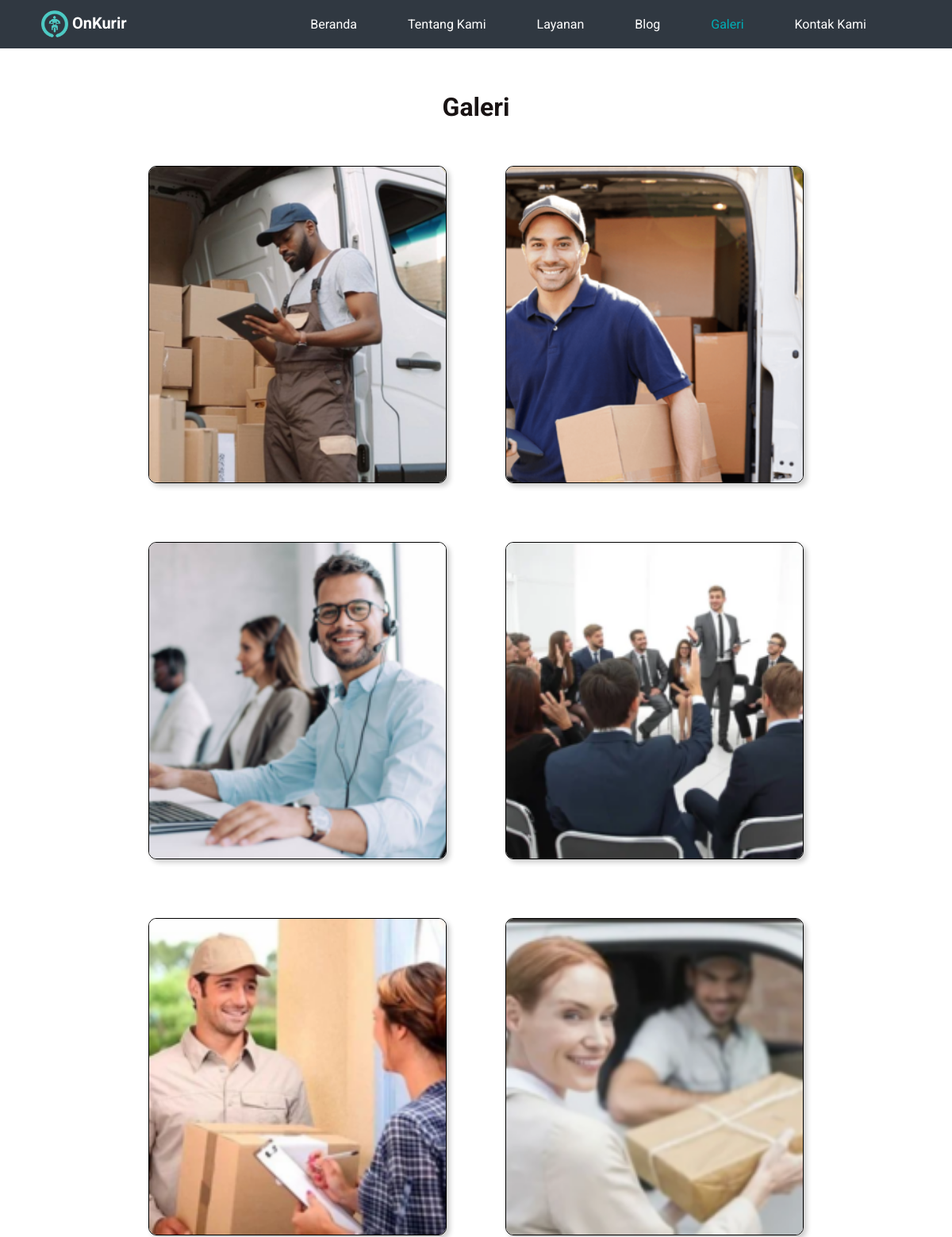
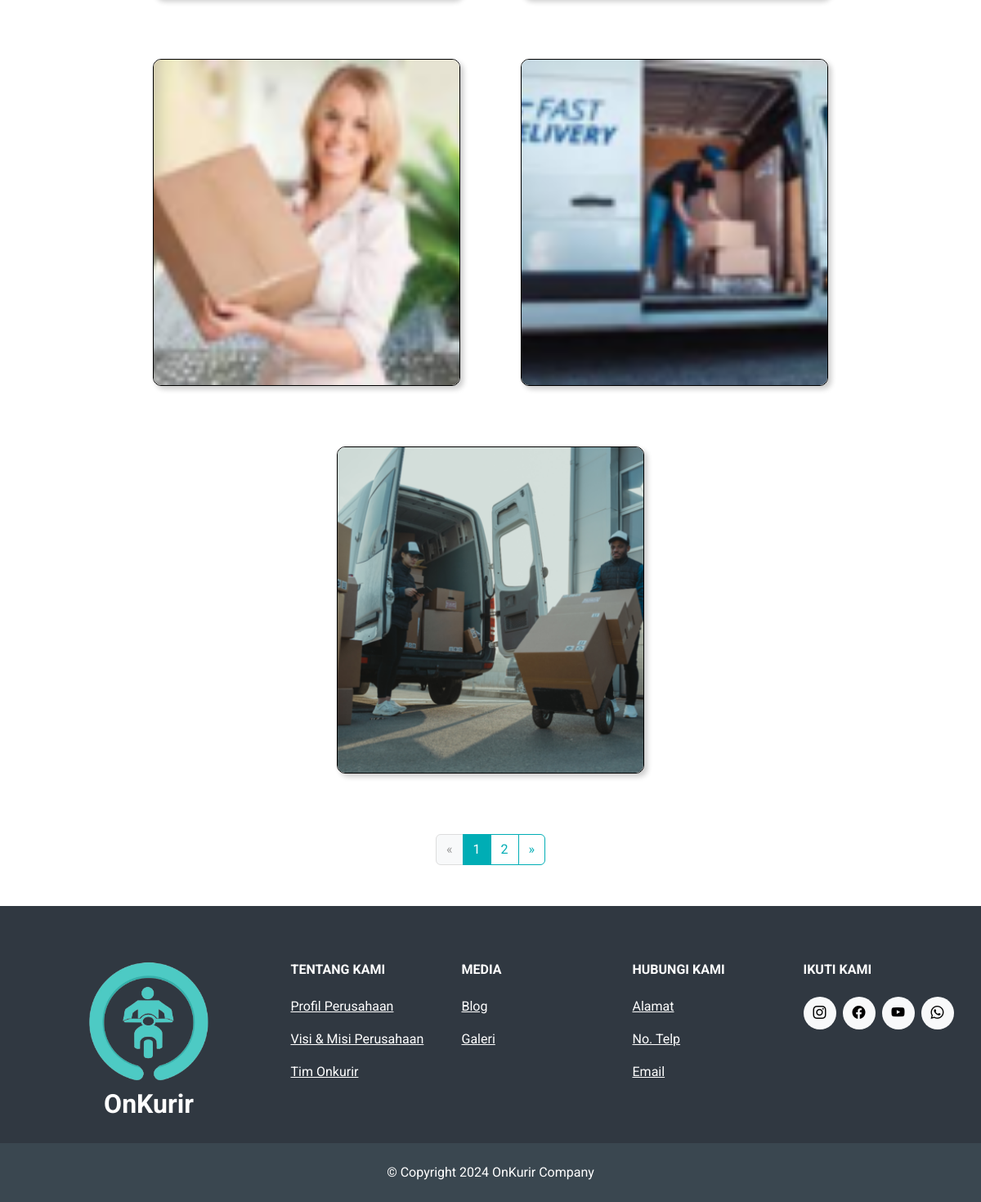
Page /galeri/ on the committed database (2 pictures, top to bottom).
### OnKurir/models.py (models this page shows, shortened)
class Galeri(models.Model):
    title_Galeri = models.CharField(max_length=255)

class IsiGaleri(models.Model):
    galeri = models.ForeignKey(Galeri, related_name='isi_galeri', on_delete=models.CASCADE)
    gambar_galeri = models.ImageField(upload_to='Galeri/')

class TentangKami(models.Model):
    banner_TentangKami = models.ImageField(upload_to='TentangKami/banner/')
    title_TentangKami = models.CharField(max_length=255)
    deskripsi_TentangKami = models.TextField()
    gambar_TentangKami = models.ImageField(upload_to='TentangKami/gambar/')
    title_VisiMisi = models.CharField(max_length=255)
    deskripsi_VisiMisi = models.TextField()
    title_tim = models.CharField(max_length=255)

class FooterMedia(models.Model):
    media_choices = {
        "bi bi-facebook": "FaceBook",
        "bi bi-youtube": "YouTube",
        "bi bi-instagram": "Instagram",
        "bi bi-whatsapp": "Whatsapp",
    }
    media = models.CharField(max_length=255, choices=media_choices, unique=True, default="bi bi-facebook")
    link = models.URLField(max_length=2000)

### OnKurir/views.py (the view)
# urls.py: path('galeri/', views.galeri, name='galeri'),
def galeri(request):
    galeri_data = Galeri.objects.first()  # Ambil data galeri pertama
    if galeri_data is None:
        gambar_list = []
    else:
        gambar_list = galeri_data.isi_galeri.all()  # Ambil semua gambar dalam galeri
    paginator = Paginator(gambar_list, 9)
    page_number = request.GET.get('page')  # Ambil parameter halaman dari URL
    page_obj = paginator.get_page(page_number)
    return render(request, 'galeri.html', {'galeri': galeri_data, 'page_obj': page_obj})

### OnKurir/context_processors.py (called while the page is built)
def social_media_links(request):
    return {
        'medias': FooterMedia.objects.all(),
        'footer_TitleTentangKami': TentangKami.objects.first(),
        'footer_TitleVisiMisi': TentangKami.objects.first(),
        'footer_Tim': TentangKami.objects.first(),
        'footer_Galeri': Galeri.objects.first(),
    }

### OnKurir/templates/galeri.html (shortened to what this page needs)
{% extends 'layout.html' %}
{% block content %}
{% load static %}
<div class="d-flex flex-column justify-content-center align-items-center">
    <p id="title-galeri" style="color: rgb(25, 19, 19); font-size: 32px; font-weight: bold; margin-top: 50px; margin-bottom: 50px;">
        {{ galeri.title_Galeri|default:"Belum ada teks untuk judul" }}
    </p>
</div>
{% if page_obj.object_list.exists %}
  <div class="container-fluid" style="width: 100%">
    <div class="row row-cols-1 row-cols-md-2 row-cols-lg-3 justify-content-center" style="display: flex; flex-wrap: wrap; gap: 50px;">
      {% for gambar in page_obj %}
      <div class="col mb-4" style="position: relative; width: 400px; height: 400px;">
        <img
          src="{% if gambar.gambar_galeri %}{{ gambar.gambar_galeri.url }}{% else %}{% static 'images/default.png' %}{% endif %}"
          alt="Galeri Image"
          style="width: 100%; height: 100%; object-fit: cover; border-radius: 10px; border: 1.5px solid #000000; box-shadow: 4px 4px 6px rgba(0, 0, 0, 0.2);"
        />
      </div>
      {% endfor %}
    </div>
  </div>
  <nav aria-label="Page navigation example" style="margin-top: 50px; margin-bottom: 50px;">
    <ul class="pagination justify-content-center custom-pagination">
      {% if page_obj.has_previous %}
        <li class="page-item">
          <a class="page-link" href="?page={{ page_obj.previous_page_number }}" aria-label="Previous">
            <span aria-hidden="true">&laquo;</span>
          </a>
        </li>
      {% else %}
        <li class="page-item disabled">
          <a class="page-link"><span aria-hidden="true">&laquo;</span></a>
        </li>
      {% endif %}
      {% for num in page_obj.paginator.page_range %}
        <li class="page-item {% if page_obj.number == num %}active{% endif %}">
          <a class="page-link" href="?page={{ num }}">{{ num }}</a>
        </li>
      {% endfor %}
      {% if page_obj.has_next %}
        <li class="page-item">
          <a class="page-link" href="?page={{ page_obj.next_page_number }}" aria-label="Next">
            <span aria-hidden="true">&raquo;</span>
          </a>
        </li>
      {% else %}
        <li class="page-item disabled">
          <a class="page-link"><span aria-hidden="true">&raquo;</span></a>
        </li>
      {% endif %}
    </ul>
  </nav>
{% else %}
  <p style="font-size: 18px; color: #999999; text-align: center; margin-top: 20px; margin-bottom: 300px;">
    Belum ada gambar di galeri.
  </p>
{% endif %}
{% endblock %}

### OnKurir/templates/layout.html (shortened to what this page needs)
<!DOCTYPE html>
<html lang="en">
<head>
    <link href="https://cdnjs.cloudflare.com/ajax/libs/font-awesome/6.0.0-beta3/css/all.min.css" rel="stylesheet">
    <link href="https://cdn.jsdelivr.net/npm/bootstrap-icons/font/bootstrap-icons.css" rel="stylesheet">
    {% load django_bootstrap5 %}
    {% bootstrap_css %}
    {% load static %}
</head>
<body>
    <nav class="navbar navbar-expand-lg">
        <div class="container-fluid">
            <a class="navbar-brand" href="#" style="font-weight: bold; color: white;">
                <img src="{% static 'images/Logo.png' %}" alt="Logo" style="max-height: 35px; max-width: 35px;">
                OnKurir
            </a>
            <div class="collapse navbar-collapse" id="navbarNavAltMarkup">
                <div class="navbar-nav ms-auto">
                    <a class="nav-link {% if request.path == '/' %}active{% endif %} me-5" href="{% url 'beranda' %}">Beranda</a>
                    <a class="nav-link {% if request.path == '/tentang-kami/' %}active{% endif %} me-5" href="{% url 'tentangkami' %}">Tentang Kami</a>
                    <a class="nav-link {% if request.path == '/layanan/' %}active{% endif %} me-5" href="{% url 'layanan' %}">Layanan</a>
                    <a class="nav-link {% if '/blog/' in request.path %}active{% endif %} me-5" href="{% url 'blog_list' %}">Blog</a>
                    <a class="nav-link {% if request.path == '/galeri/' %}active{% endif %} me-5" href="{% url 'galeri' %}">Galeri</a>
                    <a class="nav-link {% if request.path == '/kontak-kami/' %}active{% endif %} me-5" href="{% url 'kontak-kami' %}">Kontak Kami</a>
                </div>
            </div>
        </div>
    </nav>
    <div class="body">{% block content %} {% endblock %}</div>
    <footer class="text-center text-lg-start text-muted" style="padding-top: 20px; background-color: #303841; color: white;">
        <section class="">
            <div class="container text-center text-md-start mt-5">
                <div class="row mt-3">
                    <div class="col-md-3 col-lg-4 col-xl-3 mx-auto mb-4" style="display: flex; flex-direction: column; justify-content: center; align-items: center;">
                        <img src="{% static 'images/Logo.png' %}" alt="Logo" style="max-height: 150px; max-width: 150px;">
                        <a style="font-weight: bold; font-size: 32px; color: white;">OnKurir</a>
                    </div>
                    <div class="col-md-3 col-lg-2 col-xl-2 mx-auto mb-4">
                        <h6 class="text-uppercase fw-bold mb-4" style="color: white;">
                            Tentang Kami
                        </h6>
                        <p>
                            <a href="{% url 'tentangkami' %}#title-tentangkami" style="color: white;">{{ footer_TitleTentangKami.title_TentangKami|default:"Belum ada teks untuk judul" }}</a>
                        </p>
                        <p>
                            <a href="{% url 'tentangkami' %}#title-visimisi" style="color: white;">{{ footer_TitleVisiMisi.title_VisiMisi|default:"Belum ada teks untuk judul" }}</a>
                        </p>
                        <p>
                            <a href="{% url 'tentangkami' %}#!" style="color: white;">{{ footer_Tim.title_tim|default:"Belum ada teks untuk judul" }}</a>
                        </p>
                    </div>
                    <div class="col-md-3 col-lg-2 col-xl-2 mx-auto mb-4">
                        <h6 class="text-uppercase fw-bold mb-4" style="color: white;">
                            Media
                        </h6>
                        <p>
                            <a href="{% url 'blog_list' %}#title-blog" style="color: white;">Blog</a>
                        </p>
                        <p>
                            <a href="{% url 'galeri' %}#title-galeri" style="color: white;">{{ footer_Galeri.title_Galeri|default:"Belum ada teks untuk judul" }}</a>
                        </p>
                    </div>
                    <div class="col-md-3 col-lg-2 col-xl-2 mx-auto mb-4">
                        <h6 class="text-uppercase fw-bold mb-4" style="color: white;">
                            Hubungi Kami
                        </h6>
                        <p>
                            <a href="{% url 'kontak-kami' %}#title-kontakkami" style="color: white;">Alamat</a>
                        </p>
                        <p>
                            <a href="{% url 'kontak-kami' %}#title-kontakkami" style="color: white;">No. Telp</a>
                        </p>
                        <p>
                            <a href="{% url 'kontak-kami' %}#title-kontakkami" style="color: white;">Email</a>
                        </p>
                    </div>
                    <div class="col-md-3 col-lg-2 col-xl-2 mx-auto mb-4">
                        <h6 class="text-uppercase fw-bold mb-4" style="color: white;">
                            Ikuti Kami
                        </h6>
                        <div class="d-flex gap-2">
                            {% for social in medias %}
                            <a href="{{ social.link }}" target="_blank" class="text-decoration-none">
                                <div class="rounded-circle d-flex align-items-center justify-content-center bg-light"
                                     style="width: 40px; height: 40px; color: #000;">
                                    <i class="{{ social.media }}"></i>
                                </div>
                            </a>
                            {% endfor %}
                        </div>
                    </div>
                </div>
            </div>
        </section>
        <div class="text-center p-4" style="background-color: #3A4750; color: white;">
            © Copyright 2024 OnKurir Company
        </div>
    </footer>
</body>
</html>

### OnKurir/templates/layout.html (style rules this page uses)
body { font-family: 'Roboto'; }
.navbar { background-color: #303841; padding-left: 40px; padding-right: 40px; }
.navbar-nav .nav-link { color: white !important; }
.navbar-nav .nav-link.active { color: #00ADB5 !important; background-color: transparent !important; }

### OnKurir/templates/galeri.html (style rules this page uses)
.custom-pagination .page-item .page-link { color: #00ADB5; background-color: #ffffff; border-color: #00ADB5; }
.custom-pagination .page-item.active .page-link { background-color: #00ADB5; color: #ffffff; }
.custom-pagination .page-item.disabled .page-link { color: #999999; background-color: #f8f9fa; border-color: #ddd; }

### rows in the picture
Galeri: title_Galeri "Galeri"
IsiGaleri: gambar_galeri (picture)
IsiGaleri: gambar_galeri (picture)
IsiGaleri: gambar_galeri (picture)
IsiGaleri: gambar_galeri (picture)
IsiGaleri: gambar_galeri (picture)
IsiGaleri: gambar_galeri (picture)
IsiGaleri: gambar_galeri (picture)
IsiGaleri: gambar_galeri (picture)
IsiGaleri: gambar_galeri (picture)
TentangKami: title_TentangKami "Profil Perusahaan", title_VisiMisi "Visi & Misi Perusahaan", title_tim "Tim Onkurir"

### other values in the picture
{{ num }} "1" "2"
